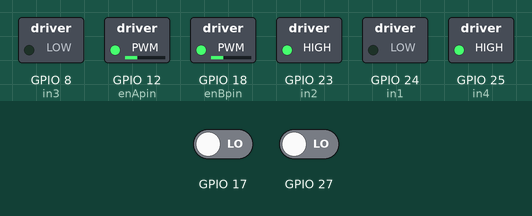
The program below on a simulated Raspberry Pi (BCM pin numbers). On the bench: switched loads named in the program (green lamp = pin HIGH). The test bench sets the inputs (shaded band); at power-on: GPIO 17 LOW, GPIO 27 LOW. The clock reads 2024-03-15 10:24:30 at power-on unless the program sets it; what the program prints to the terminal is not drawn.

Above: at 5.0 s.
5.1 s: GPIO 17 driven HIGH
Timing chart, 0 to 8.1 s (numbered marks = the images above; inputs shaded):
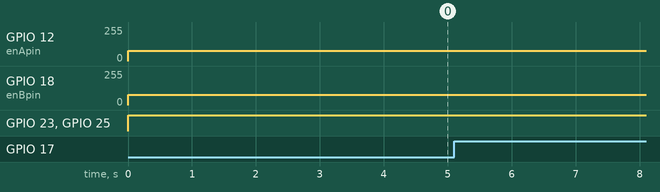

Measured:
- after the input at 5.1 s, GPIO 12 (enApin): 77/255 → 76/255 after 0.93 s

The program:

RPi-DCmotor.py
```python
#!/usr/bin/env python3
# See RPi-DCmotor-MQTT for detailed comments
# This version does not have MQTT
from MpythDCmotorGPIO import DCMotor
from SpeedSensor import motorEncoder
import RPi.GPIO as GPIO
import time

def valmap(value, istart, istop, ostart, ostop):
  return ostart + (ostop - ostart) * ((value - istart) / (istop - istart))

GPIO.setwarnings(False)
GPIO.setmode(GPIO.BCM)
frequency = 2000

enApin = 12
in1 = 24
in2 = 23
in3 = 8
in4 = 25
enBpin = 18

GPIO.setup(enApin, GPIO.OUT)
GPIO.setup(in1, GPIO.OUT)
GPIO.setup(in2, GPIO.OUT)
GPIO.setup(in3, GPIO.OUT)
GPIO.setup(in4, GPIO.OUT)
GPIO.setup(enBpin, GPIO.OUT)

enA = GPIO.PWM(enApin, frequency)
enB = GPIO.PWM(enBpin, frequency)

dc_motor1 = DCMotor(in2, in1, enA)
dc_motor2 = DCMotor(in4, in3, enB)
enA.start(0)
enB.start(0)
enc1 = motorEncoder(17)
enc1.setup()
enc2 = motorEncoder(27)
enc2.setup()

timeFaster = 20  # interval to increase speed
timeStop = timeFaster * 2   # interval to stop test
timeRPM = 1     # interval for RPM checks
time0 = time.time() # beginnning time used for speed and stop timers
timeR = time.time() # timer used for RPM checks
speed1, speed2 = 30, 30       # initial speed
okToTest = True  # flag to stop test loop
while okToTest:
  dc_motor1.forward(speed1)
  dc_motor2.forward(speed2)
  enc1.monitorRPM()
  enc2.monitorRPM()
  if (time.time() - timeR) > timeRPM:
    timeR = time.time()
    enc1.rpm, enc1.freq = enc1.reportRPM()
    enc2.rpm, enc2.freq = enc2.reportRPM()
    rpmDelta = enc1.rpm - enc2.rpm
    if rpmDelta < 100 and rpmDelta > -100:
      rpmAdj = valmap(rpmDelta, -100, 100, -10, 10)
      speed2 = speed2 + rpmAdj
      speed1 = speed1 - rpmAdj
    #print("rpm1:{0:3.0f} rpm2:{1:3.0f} freq1: {2:3.0f} freq2: {3:3.0f}".format(enc1.rpm, enc2.rpm, enc1.freq, enc2.freq))
    print("freq1: {0:3.0f} freq2: {1:3.0f} speed1: {2:3.0f} speed2: {3:3.0f}".format(enc1.freq, enc2.freq, speed1 + 100, speed2 + 100))
  if (time.time() - time0) > timeFaster:
    speed1, speed2 = 90, 90
  if (time.time() - time0) > timeStop:
    okToTest = False
print('stopping test')
enA.stop()
enB.stop()
GPIO.cleanup()
```

MpythDCmotorGPIO.py
```python
# Created by https://RandomNerdTutorials.com

#This file includes a class to control DC motors
import RPi.GPIO as GPIO

class DCMotor:
  #the min_duty and max_duty are defined for 15000Hz frequency
  #you can pass as arguments
  def __init__(self, pin1, pin2, enable_pin, min_duty=0, max_duty=100):
    self.pin1 = pin1
    self.pin2= pin2
    self.enable_pin = enable_pin
    self.min_duty = min_duty
    self.max_duty = max_duty

  #speed value can be between 0 and 100
  def forward(self, speed):
    self.speed = speed
    self.enable_pin.ChangeDutyCycle(self.duty_cycle(self.speed))
    GPIO.output(self.pin1, GPIO.HIGH)
    GPIO.output(self.pin2, GPIO.LOW)

  def backwards(self, speed):
    self.speed = speed
    self.enable_pin.ChangeDutyCycle(self.duty_cycle(self.speed))
    GPIO.output(self.pin1, GPIO.LOW)
    GPIO.output(self.pin2, GPIO.HIGH)

  def stop(self):
    self.enable_pin.ChangeDutyCycle(0)
    GPIO.output(self.pin1, GPIO.LOW)
    GPIO.output(self.pin2, GPIO.LOW)

  def duty_cycle(self, speed):
    if self.speed <= 0 or self.speed > 100:
      duty_cycle = 0
    else:
      duty_cycle = self.speed
    return duty_cycle
```

SpeedSensor.py
```python
#!/usr/bin/env python3
# LM393 encoder.  Can use 3.3V or 5V power
import RPi.GPIO as GPIO
from time import time

class motorEncoder:
  def __init__(self, pinE):
    self.pinE = pinE          # data pin on RPi
    self.intervalCheck = 0.5  # how frequently to calculate the rpm
    self.time0 = time()
    #self.time1 = self.time0
    self.counterR = 0
    self.rpm = 0
    self.freq = 0
    self.SLOTS = 40  # of interrupts in one revolution

  def handle_interrupt(self, channel):
    self.counterR +=1

  def setup(self):         # setup GPIO and interrupt event
    GPIO.setmode(GPIO.BCM)
    GPIO.setup(self.pinE, GPIO.IN)
    GPIO.add_event_detect(self.pinE, GPIO.RISING, callback=self.handle_interrupt)

  def monitorRPM(self):  # if time interval met, based on IRQ, will calculate freq/rpm
    if (time() - self.time0) > self.intervalCheck:
      self.freq = int(self.counterR/(time() - self.time0))
      self.rpm = int(self.freq/self.SLOTS*60)
      self.counterR = 0          # reset the counter
      self.time0 = time()        # reset the time 0

  def reportRPM(self):
    return self.rpm, self.freq   # report the rpm and freq


if __name__ == "__main__":
  encoder1 = motorEncoder(27)  # pin 27 and 17 used for testing
  encoder1.setup()
  encoder2 = motorEncoder(17)
  encoder2.setup()
  while True:
    encoder1.rpm, encoder1.freq = encoder1.reportRPM()
    encoder2.rpm, encoder2.freq = encoder2.reportRPM()
    print("rpm1:{0} rpm2:{1} freq1: {2} freq2: {3}".format(encoder1.rpm, encoder2.rpm, encoder1.freq, encoder2.freq))
```
